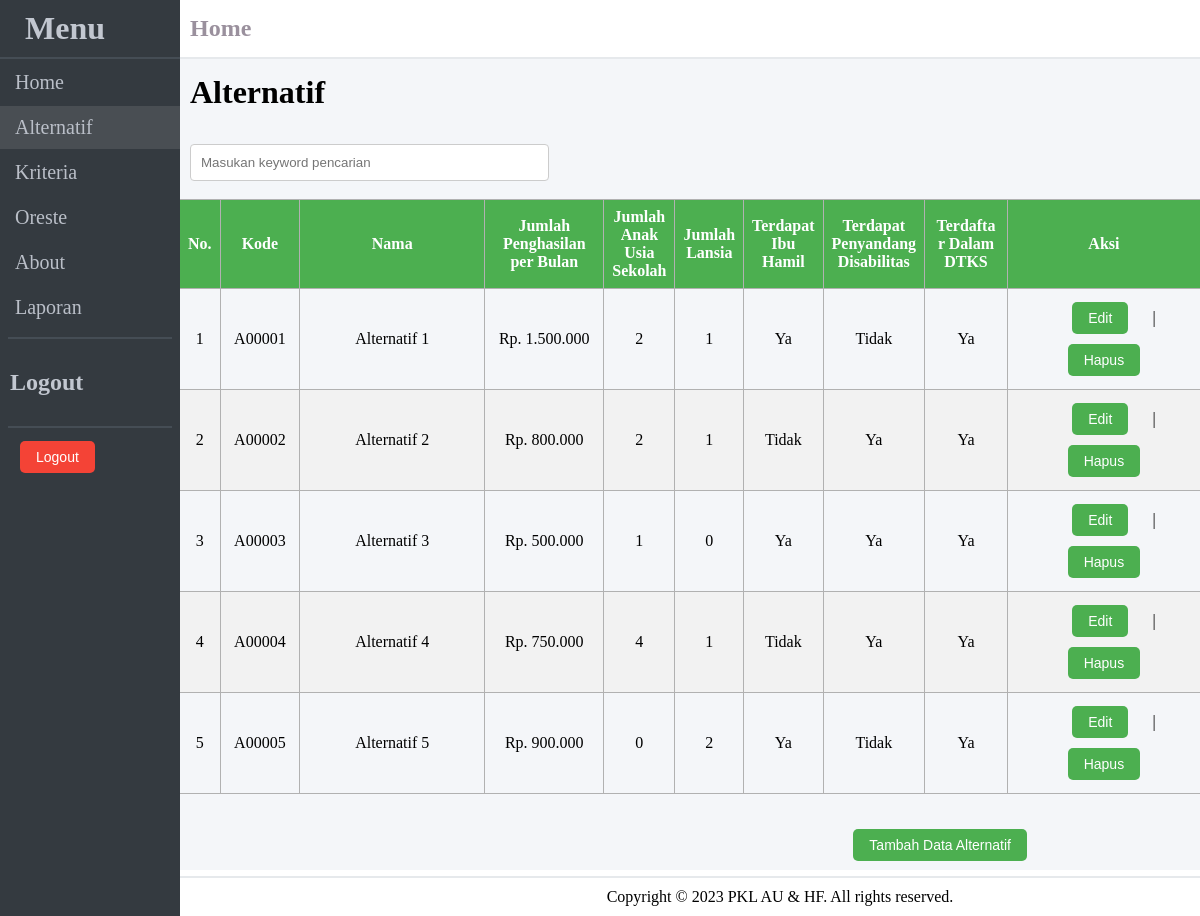
The app's page /?page=alternatif (signed in) with its own data.
### tables this page shows
CREATE TABLE `alternatif` (
  `id` int(11) NOT NULL,
  `kode` varchar(6) NOT NULL,
  `nama` varchar(50) NOT NULL,
  `penghasilan` int(11) NOT NULL,
  `sekolah` int(11) NOT NULL,
  `lansia` int(11) NOT NULL,
  `hamil` varchar(10) NOT NULL,
  `disabilitas` varchar(10) NOT NULL,
  `dtks` varchar(10) NOT NULL
);

### aplikasi/config/database.php (called while the page is built, shortened)
<?php
$host    = "127.0.0.1";
$user    = "root";
$pass    = "";
$db_name = "dbspk";
$port    = 3306;
$conn    = mysqli_connect($host,$user,$pass,$db_name,$port);
function getRecord($tabel,$field,$where){
	global $conn;
	$query = mysqli_query($conn,"SELECT {$field} FROM {$tabel} {$where}");
	return $query;
}
function fetch($query){
	$data = mysqli_fetch_array($query);
	return $data;
}
 ?>

### aplikasi/modul/alternatif/view.php (the view, shortened to what this page needs)
<div class="content">
    <div class="isi-content">
        <h1 class="judul-content">Alternatif</h1>
        <div class="tabel">
            <form action="" method="POST">
            <br>
            <div class="pencarian">
                <input type="text" class="input-cari" id="keyword" name="keyword" size="40" placeholder="Masukan keyword pencarian" autofocus autocomplete="off">
            </div>
            <br>
            </form>
            <div id="container-ajax">
            <table class="tabel-alternatif">
                <thead>
                    <tr>
                        <th class="no">No.</th>
                        <th class="kode">Kode</th>
                        <th class="nama">Nama</th>
                        <th class="penghasilan">Jumlah Penghasilan per Bulan</th>
                        <th class="aus">Jumlah Anak Usia Sekolah</th>
                        <th class="lansia">Jumlah Lansia</th>
                        <th class="hamil">Terdapat Ibu Hamil</th>
                        <th class="pd">Terdapat Penyandang Disabilitas</th>
                        <th class="td-dtks">Terdaftar Dalam DTKS</th>
                        <th class="aksi">Aksi</th>
                    </tr>
                </thead>
                <tbody>
                    <?php
                    $no = 1;
                    $tabel  = "alternatif";
                    $field  = "*";
                    $where  = "ORDER BY kode ASC";
                    $query = getRecord($tabel,$field,$where);
                    while ($row = fetch($query)) {
                    ?>
                    <tr>
                        <td><?= $no;  ?></td>
                        <td><?= $row['kode'];  ?></td>
                        <td><?= $row['nama'];  ?></td>
                        <td>Rp. <?= number_format($row['penghasilan'],0,',','.');  ?></td>
                        <td><?= $row['sekolah'];  ?></td>
                        <td><?= $row['lansia'];  ?></td>
                        <td><?= $row['hamil'];  ?></td>
                        <td><?= $row['disabilitas'];  ?></td>
                        <td><?= $row['dtks'];  ?></td>
                        <td><button class="proses-btn" onclick="window.location.href='./?page=alternatif&act=edit&id=<?= $row['id'];?>'" type="button">Edit</button> | <button class="proses-btn" onclick="hapus(<?= $row['id'];?>)" type="button">Hapus</button></td>
                    </tr>
                    <?php
                      $no++;
                        }
                    ?>
                </tbody>
            </table>
            </div>
        </div>
                <div class="btn">
                    <button class="proses-btn" onclick="window.location.href='./?page=alternatif&act=add'">Tambah Data Alternatif</button>
                </div>
    </div>
</div>

### assets/css/style.css (style rules this page uses)
body { padding: 0; margin: 0; }
.content { width: 100%; }
.judul-content { color: black; padding: 15px 10px; margin: 0; }
.tabel-alternatif { border-collapse: collapse; width: 100%; margin-bottom: 20px; }
th, td { padding: 8px; word-wrap: break-word; text-align: center; border: 1px solid #b1b1b1; }
th:last-child, td:last-child { border-right: none; }
th:first-child, td:first-child { border-left: none; }
tr:last-child { border-bottom: 1px solid black; }
tr:first-child { border-top: 1px solid black; }
th { background-color: #4CAF50; color: white; }
tr:nth-child(even) { background-color: #f2f2f2; }
.kode { width: 8%; }
.nama { width: 20%; word-wrap: break-word; }
.penghasilan { width: 12%; word-wrap: break-word; }
.aksi { width: 20%; }
.btn { width: 85%; padding: 10px 0; display: flex; justify-content: right; }
.proses-btn { background-color: #4CAF50; color: white; border: none; padding: 8px 16px; text-align: center; text-decoration: none; display: inline-block; font-size: 14px; cursor: pointer; border-radius: 5px; margin: 5px 20px; }

### aplikasi/modul/alternatif/view.php (style rules this page uses)
.pencarian { display: flex; align-items: center; padding-left: 10px; }
.input-cari { padding: 10px; border: 1px solid #ccc; border-radius: 4px; }

### records on screen
alternatif: kode "A00001", nama "Alternatif 1", penghasilan "1.500.000", sekolah "2", lansia "1", hamil "Ya", disabilitas "Tidak", dtks "Ya"
alternatif: kode "A00002", nama "Alternatif 2", penghasilan "800.000", sekolah "2", lansia "1", hamil "Tidak", disabilitas "Ya", dtks "Ya"
alternatif: kode "A00003", nama "Alternatif 3", penghasilan "500.000", sekolah "1", lansia "0", hamil "Ya", disabilitas "Ya", dtks "Ya"
alternatif: kode "A00004", nama "Alternatif 4", penghasilan "750.000", sekolah "4", lansia "1", hamil "Tidak", disabilitas "Ya", dtks "Ya"
alternatif: kode "A00005", nama "Alternatif 5", penghasilan "900.000", sekolah "0", lansia "2", hamil "Ya", disabilitas "Tidak", dtks "Ya"
